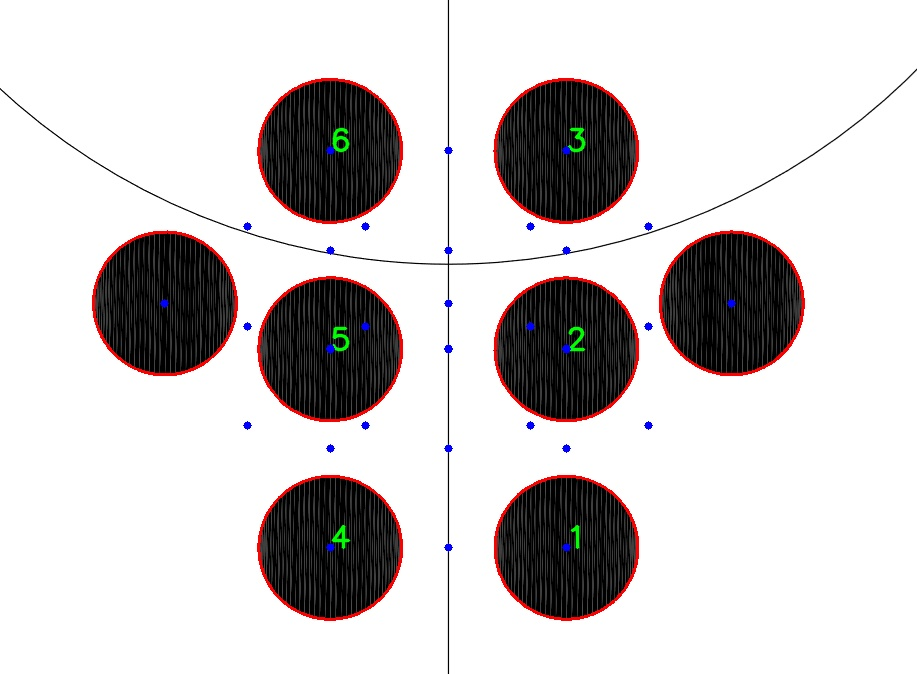
#> input picture CV/center_of_couples.jpg, 917 x 674 px, given in place of the camera
$ python cap_camera.py
#> lines starting #> are read from the running program, lines starting #| are printed output that depends on the picture
import cv2
import numpy as np

cap = cv2.VideoCapture(1)
ret = cap.set(3, 1280)
ret = cap.set(4, 720)


while(cap.isOpened()):
    rec, frame = cap.read()
#> frame is the input picture: shape (674, 917, 3); mean B, G, R 203, 202.9, 206.4

    f_gray = cv2.cvtColor(frame, cv2.COLOR_BGR2GRAY)
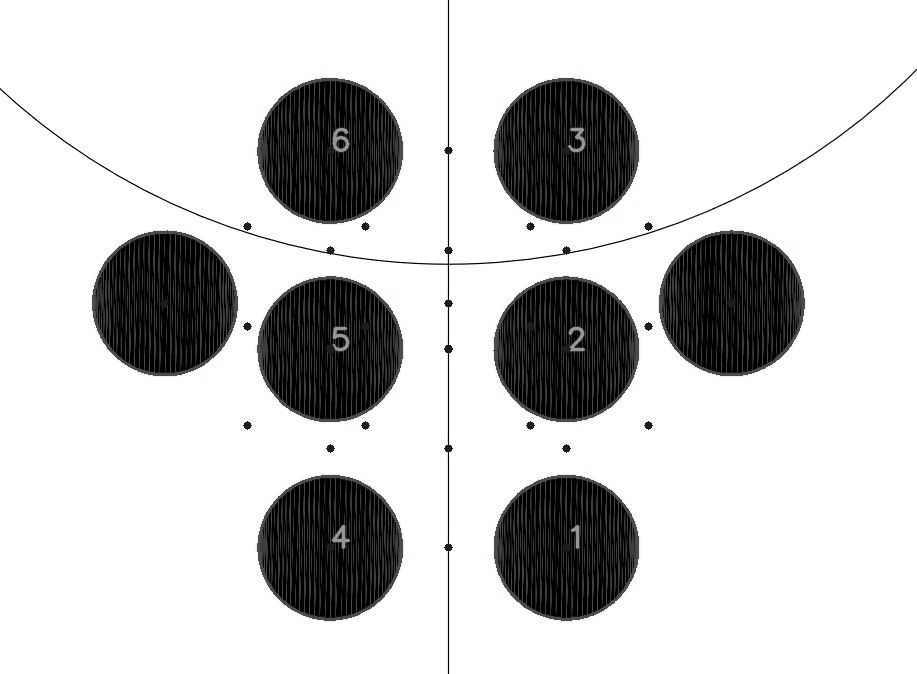
#> f_gray: shape (674, 917); min 0, max 255, mean 204

    f_thresh = cv2.adaptiveThreshold(f_gray, 255, cv2.ADAPTIVE_THRESH_GAUSSIAN_C, cv2.THRESH_BINARY, 7, 0)
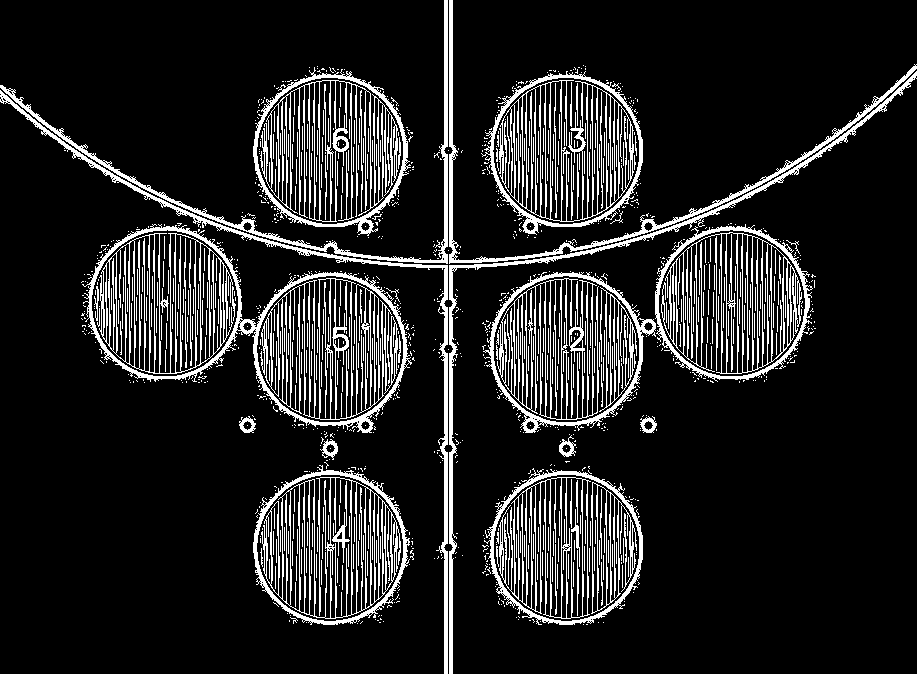
#> f_thresh: shape (674, 917); 13.3% white in thin lines or dots

    #f_bulr = cv2.
    f = cv2.morphologyEx(f_thresh, cv2.MORPH_OPEN, (10, 10))
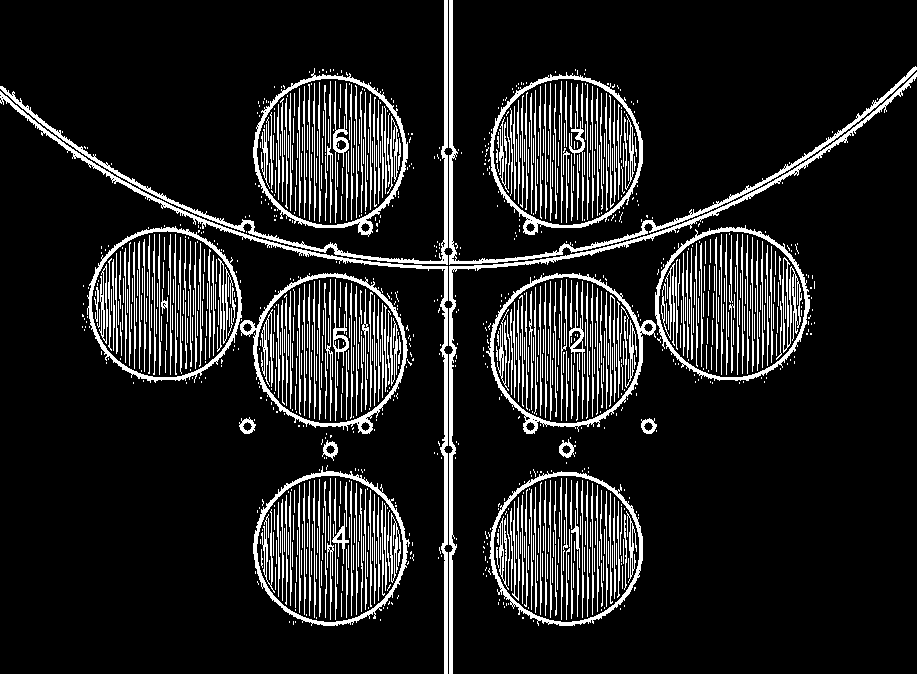
#> f: shape (674, 917); 12.6% white in thin lines or dots


    cv2.imshow('thresh', f_thresh)
    cv2.imshow('morph', f)

    #cv2.imshow('frame', frame)


    k = cv2.waitKey(1) & 0xff
#> (key Esc is pressed here)

    if k == 27:
        break
    if k == ord('s'):
        cv2.imwrite('ell_test.jpg', frame)


cv2.destroyAllWindows()
